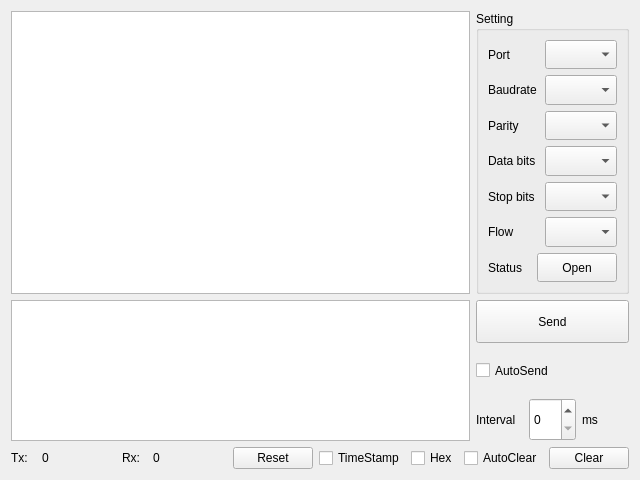
<?xml version="1.0" encoding="UTF-8"?>
<ui version="4.0">
 <class>SerialDebugWidget</class>
 <widget class="QWidget" name="SerialDebugWidget">
  <property name="geometry">
   <rect>
    <x>0</x>
    <y>0</y>
    <width>640</width>
    <height>480</height>
   </rect>
  </property>
  <property name="windowTitle">
   <string>Form</string>
  </property>
  <layout class="QGridLayout" name="gridLayout_2" rowstretch="6,3,0">
   <item row="0" column="0">
    <layout class="QHBoxLayout" name="horizontalLayout_13" stretch="3,1">
     <item>
      <widget class="QTextEdit" name="textEdit_rxData"/>
     </item>
     <item>
      <widget class="QGroupBox" name="groupBox">
       <property name="title">
        <string>Setting</string>
       </property>
       <layout class="QGridLayout" name="gridLayout" rowstretch="1,1,1,1,1,1,1">
        <item row="0" column="0">
         <layout class="QHBoxLayout" name="horizontalLayout" stretch="1,1">
          <item>
           <widget class="QLabel" name="label_port">
            <property name="text">
             <string>Port</string>
            </property>
           </widget>
          </item>
          <item>
           <widget class="QComboBox" name="comboBox_port">
            <property name="sizePolicy">
             <sizepolicy hsizetype="Preferred" vsizetype="Preferred">
              <horstretch>0</horstretch>
              <verstretch>0</verstretch>
             </sizepolicy>
            </property>
           </widget>
          </item>
         </layout>
        </item>
        <item row="1" column="0">
         <layout class="QHBoxLayout" name="horizontalLayout_2" stretch="1,1">
          <item>
           <widget class="QLabel" name="label_baudrate">
            <property name="text">
             <string>Baudrate</string>
            </property>
           </widget>
          </item>
          <item>
           <widget class="QComboBox" name="comboBox_baudrate">
            <property name="sizePolicy">
             <sizepolicy hsizetype="Preferred" vsizetype="Preferred">
              <horstretch>0</horstretch>
              <verstretch>0</verstretch>
             </sizepolicy>
            </property>
           </widget>
          </item>
         </layout>
        </item>
        <item row="2" column="0">
         <layout class="QHBoxLayout" name="horizontalLayout_3" stretch="1,1">
          <item>
           <widget class="QLabel" name="label_parity">
            <property name="text">
             <string>Parity</string>
            </property>
           </widget>
          </item>
          <item>
           <widget class="QComboBox" name="comboBox_parity">
            <property name="sizePolicy">
             <sizepolicy hsizetype="Preferred" vsizetype="Preferred">
              <horstretch>0</horstretch>
              <verstretch>0</verstretch>
             </sizepolicy>
            </property>
           </widget>
          </item>
         </layout>
        </item>
        <item row="3" column="0">
         <layout class="QHBoxLayout" name="horizontalLayout_5" stretch="1,1">
          <item>
           <widget class="QLabel" name="label_dataBits">
            <property name="text">
             <string>Data bits</string>
            </property>
           </widget>
          </item>
          <item>
           <widget class="QComboBox" name="comboBox_dataBits">
            <property name="sizePolicy">
             <sizepolicy hsizetype="Preferred" vsizetype="Preferred">
              <horstretch>0</horstretch>
              <verstretch>0</verstretch>
             </sizepolicy>
            </property>
           </widget>
          </item>
         </layout>
        </item>
        <item row="4" column="0">
         <layout class="QHBoxLayout" name="horizontalLayout_4" stretch="1,1">
          <item>
           <widget class="QLabel" name="label_stopBits">
            <property name="text">
             <string>Stop bits</string>
            </property>
           </widget>
          </item>
          <item>
           <widget class="QComboBox" name="comboBox_stopBits">
            <property name="sizePolicy">
             <sizepolicy hsizetype="Preferred" vsizetype="Preferred">
              <horstretch>0</horstretch>
              <verstretch>0</verstretch>
             </sizepolicy>
            </property>
           </widget>
          </item>
         </layout>
        </item>
        <item row="5" column="0">
         <layout class="QHBoxLayout" name="horizontalLayout_15" stretch="1,1">
          <item>
           <widget class="QLabel" name="label_flowControl">
            <property name="text">
             <string>Flow</string>
            </property>
           </widget>
          </item>
          <item>
           <widget class="QComboBox" name="comboBox_flowControl">
            <property name="sizePolicy">
             <sizepolicy hsizetype="Preferred" vsizetype="Preferred">
              <horstretch>0</horstretch>
              <verstretch>0</verstretch>
             </sizepolicy>
            </property>
           </widget>
          </item>
         </layout>
        </item>
        <item row="6" column="0">
         <layout class="QHBoxLayout" name="horizontalLayout_6" stretch="1,1">
          <item>
           <widget class="QLabel" name="label_status">
            <property name="text">
             <string>Status</string>
            </property>
           </widget>
          </item>
          <item>
           <widget class="QPushButton" name="pushButton_open">
            <property name="sizePolicy">
             <sizepolicy hsizetype="Minimum" vsizetype="Preferred">
              <horstretch>0</horstretch>
              <verstretch>0</verstretch>
             </sizepolicy>
            </property>
            <property name="text">
             <string>Open</string>
            </property>
           </widget>
          </item>
         </layout>
        </item>
       </layout>
      </widget>
     </item>
    </layout>
   </item>
   <item row="1" column="0">
    <layout class="QHBoxLayout" name="horizontalLayout_12" stretch="3,1">
     <item>
      <widget class="QTextEdit" name="textEdit_txData"/>
     </item>
     <item>
      <layout class="QVBoxLayout" name="verticalLayout">
       <item>
        <widget class="QPushButton" name="pushButton_send">
         <property name="sizePolicy">
          <sizepolicy hsizetype="Minimum" vsizetype="Preferred">
           <horstretch>0</horstretch>
           <verstretch>0</verstretch>
          </sizepolicy>
         </property>
         <property name="text">
          <string>Send</string>
         </property>
        </widget>
       </item>
       <item>
        <widget class="QCheckBox" name="checkBox_autoSend">
         <property name="sizePolicy">
          <sizepolicy hsizetype="Minimum" vsizetype="Preferred">
           <horstretch>0</horstretch>
           <verstretch>0</verstretch>
          </sizepolicy>
         </property>
         <property name="text">
          <string>AutoSend</string>
         </property>
        </widget>
       </item>
       <item>
        <layout class="QHBoxLayout" name="horizontalLayout_8">
         <item>
          <widget class="QLabel" name="label_autoSend">
           <property name="text">
            <string>Interval</string>
           </property>
          </widget>
         </item>
         <item>
          <widget class="QSpinBox" name="spinBox_autoSendInterval">
           <property name="sizePolicy">
            <sizepolicy hsizetype="Minimum" vsizetype="Preferred">
             <horstretch>0</horstretch>
             <verstretch>0</verstretch>
            </sizepolicy>
           </property>
          </widget>
         </item>
         <item>
          <widget class="QLabel" name="label_ms">
           <property name="text">
            <string>ms</string>
           </property>
          </widget>
         </item>
        </layout>
       </item>
      </layout>
     </item>
    </layout>
   </item>
   <item row="2" column="0">
    <layout class="QHBoxLayout" name="horizontalLayout_14" stretch="1,1">
     <item>
      <layout class="QHBoxLayout" name="horizontalLayout_11">
       <item>
        <layout class="QHBoxLayout" name="horizontalLayout_9" stretch="1,3">
         <item>
          <widget class="QLabel" name="label_tx">
           <property name="text">
            <string>Tx:</string>
           </property>
          </widget>
         </item>
         <item>
          <widget class="QLabel" name="label_txBytes">
           <property name="text">
            <string>0</string>
           </property>
          </widget>
         </item>
        </layout>
       </item>
       <item>
        <layout class="QHBoxLayout" name="horizontalLayout_10" stretch="1,3">
         <item>
          <widget class="QLabel" name="label_rx">
           <property name="text">
            <string>Rx:</string>
           </property>
          </widget>
         </item>
         <item>
          <widget class="QLabel" name="label_rxBytes">
           <property name="text">
            <string>0</string>
           </property>
          </widget>
         </item>
        </layout>
       </item>
       <item>
        <widget class="QPushButton" name="pushButton_reset">
         <property name="sizePolicy">
          <sizepolicy hsizetype="Minimum" vsizetype="Preferred">
           <horstretch>0</horstretch>
           <verstretch>0</verstretch>
          </sizepolicy>
         </property>
         <property name="text">
          <string>Reset</string>
         </property>
        </widget>
       </item>
      </layout>
     </item>
     <item>
      <layout class="QHBoxLayout" name="horizontalLayout_7">
       <item>
        <widget class="QCheckBox" name="checkBox_timeStamp">
         <property name="sizePolicy">
          <sizepolicy hsizetype="Minimum" vsizetype="Preferred">
           <horstretch>0</horstretch>
           <verstretch>0</verstretch>
          </sizepolicy>
         </property>
         <property name="text">
          <string>TimeStamp</string>
         </property>
        </widget>
       </item>
       <item>
        <widget class="QCheckBox" name="checkBox_hex">
         <property name="sizePolicy">
          <sizepolicy hsizetype="Minimum" vsizetype="Preferred">
           <horstretch>0</horstretch>
           <verstretch>0</verstretch>
          </sizepolicy>
         </property>
         <property name="text">
          <string>Hex</string>
         </property>
        </widget>
       </item>
       <item>
        <widget class="QCheckBox" name="checkBox_autoClear">
         <property name="text">
          <string>AutoClear</string>
         </property>
        </widget>
       </item>
       <item>
        <widget class="QPushButton" name="pushButton_clear">
         <property name="sizePolicy">
          <sizepolicy hsizetype="Minimum" vsizetype="Preferred">
           <horstretch>0</horstretch>
           <verstretch>0</verstretch>
          </sizepolicy>
         </property>
         <property name="text">
          <string>Clear</string>
         </property>
        </widget>
       </item>
      </layout>
     </item>
    </layout>
   </item>
  </layout>
 </widget>
 <resources/>
 <connections/>
</ui>
